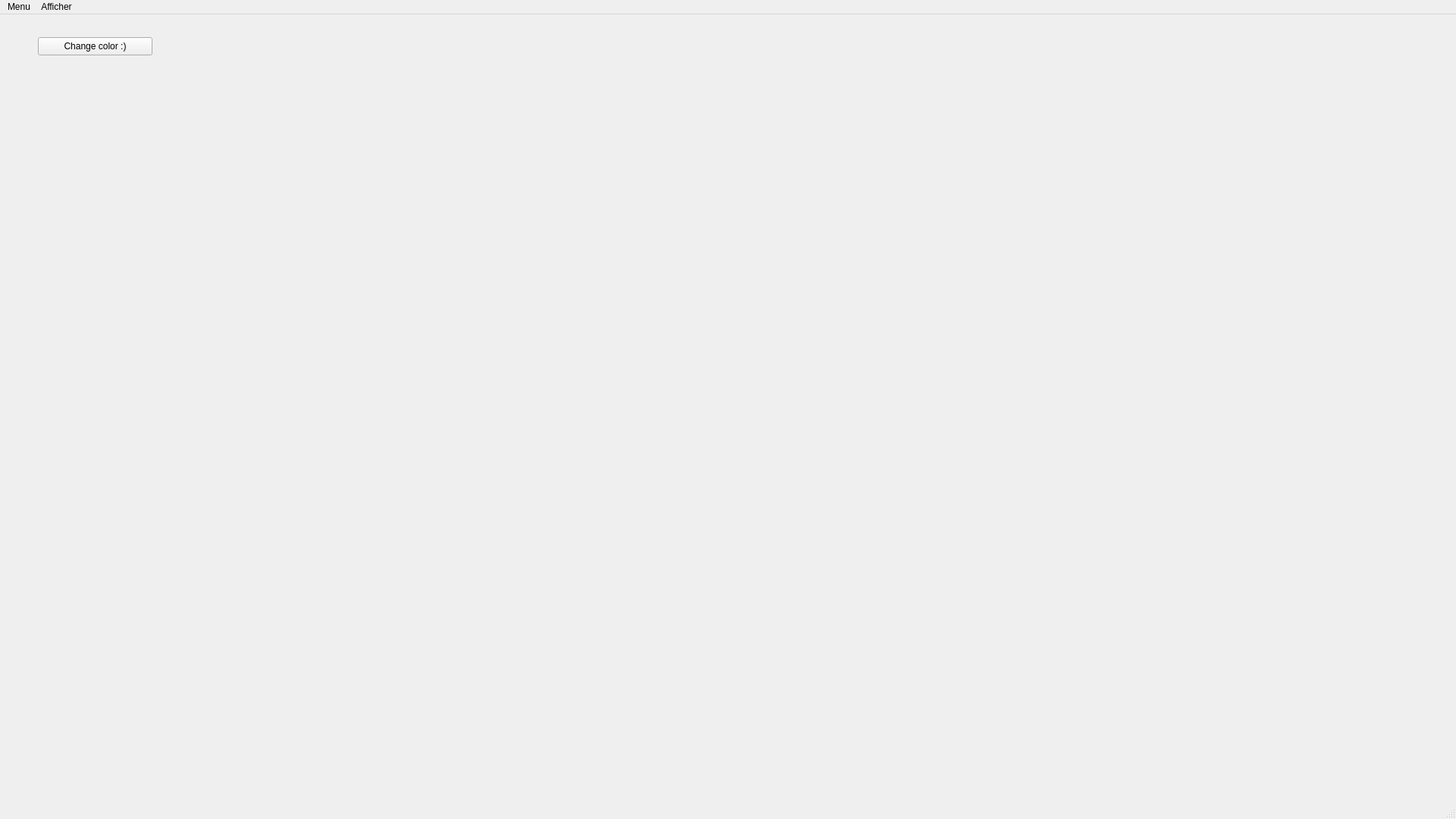
<?xml version="1.0" encoding="UTF-8"?>
<ui version="4.0">
 <class>GUI</class>
 <widget class="QMainWindow" name="GUI">
  <property name="enabled">
   <bool>true</bool>
  </property>
  <property name="geometry">
   <rect>
    <x>0</x>
    <y>0</y>
    <width>1920</width>
    <height>1080</height>
   </rect>
  </property>
  <property name="minimumSize">
   <size>
    <width>820</width>
    <height>615</height>
   </size>
  </property>
  <property name="acceptDrops">
   <bool>true</bool>
  </property>
  <property name="windowTitle">
   <string>MainWindow</string>
  </property>
  <property name="autoFillBackground">
   <bool>false</bool>
  </property>
  <property name="styleSheet">
   <string notr="true">#GUI {
    border-image: url(:/images/background.png) 0;
    border-width: 0;
    margin: 0;

    background: url(:/images/background.png) center/contain no-repeat;
}</string>
  </property>
  <widget class="QWidget" name="centralwidget">
   <widget class="QPushButton" name="myButton">
    <property name="geometry">
     <rect>
      <x>50</x>
      <y>30</y>
      <width>151</width>
      <height>24</height>
     </rect>
    </property>
    <property name="text">
     <string>Change color :)</string>
    </property>
   </widget>
  </widget>
  <widget class="QMenuBar" name="menubar">
   <property name="geometry">
    <rect>
     <x>0</x>
     <y>0</y>
     <width>1920</width>
     <height>33</height>
    </rect>
   </property>
   <widget class="QMenu" name="menuMenu">
    <property name="title">
     <string>Menu</string>
    </property>
   </widget>
   <widget class="QMenu" name="menuAfficher">
    <property name="title">
     <string>Afficher</string>
    </property>
    <addaction name="actionIPCS"/>
    <addaction name="actionCirculation"/>
    <addaction name="actionZones"/>
   </widget>
   <addaction name="menuMenu"/>
   <addaction name="menuAfficher"/>
  </widget>
  <widget class="QStatusBar" name="statusbar"/>
  <action name="actionActives">
   <property name="text">
    <string>Actives</string>
   </property>
  </action>
  <action name="actionIPCS">
   <property name="text">
    <string>Signaux</string>
   </property>
  </action>
  <action name="actionCirculation">
   <property name="text">
    <string>Circulation</string>
   </property>
  </action>
  <action name="actionAiguilles_2">
   <property name="text">
    <string>Aiguilles</string>
   </property>
  </action>
  <action name="actionZones">
   <property name="text">
    <string>Zones</string>
   </property>
  </action>
 </widget>
 <resources>
  <include location="../resources/resources.qrc"/>
 </resources>
 <connections/>
</ui>
